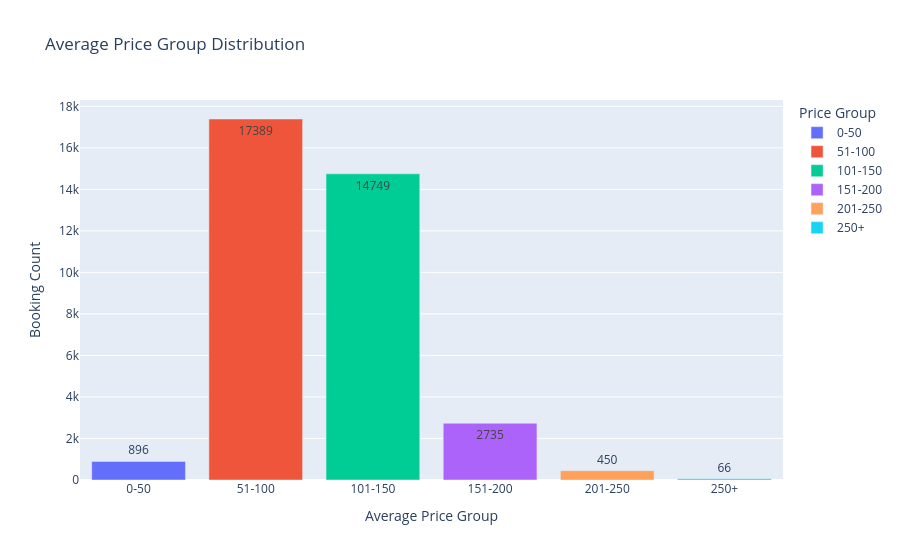

The notebook cell saved with this chart:
### Markdown cell above
Observation : I am not using Booking id so I drop the column.

### Code cell
import plotly.express as pltx

#Load dataset
df = pd.read_csv("./booking/booking.csv")

price_bins = [0, 50, 100, 150, 200, 250, float('inf')]
price_labels = ['0-50', '51-100', '101-150', '151-200', '201-250', '250+']

df['PriceBin'] = pd.cut(df['average price'], bins=price_bins, labels=price_labels, right=False)

price_counts = df['PriceBin'].value_counts().sort_index().reset_index()
price_counts.columns = ['Price Group', 'Booking Count']

plot = pltx.bar(price_counts, x='Price Group', y='Booking Count', title='Average Price Group Distribution', text ='Booking Count', color='Price Group')

plot.update_layout(
    xaxis_title='Average Price Group',
    yaxis_title='Booking Count',
    xaxis={'categoryorder':'array', 'categoryarray': price_labels}
)

plot.show()

### Figure 1 — Plotly figure (JSON) as saved in the notebook; plotly's stock layout.template omitted (floating-point values rounded to 4 significant figures)
{"data": [{"hovertemplate": "Price Group=%{x}<br>Booking Count=%{text}<extra></extra>", "legendgroup": "0-50", "marker": {"color": "#636efa", "pattern": {"shape": ""}}, "name": "0-50", "orientation": "v", "showlegend": true, "text": [896.0], "textposition": "auto", "type": "bar", "x": ["0-50"], "xaxis": "x", "y": [896], "yaxis": "y"}, {"hovertemplate": "Price Group=%{x}<br>Booking Count=%{text}<extra></extra>", "legendgroup": "51-100", "marker": {"color": "#EF553B", "pattern": {"shape": ""}}, "name": "51-100", "orientation": "v", "showlegend": true, "text": [17390.0], "textposition": "auto", "type": "bar", "x": ["51-100"], "xaxis": "x", "y": [17389], "yaxis": "y"}, {"hovertemplate": "Price Group=%{x}<br>Booking Count=%{text}<extra></extra>", "legendgroup": "101-150", "marker": {"color": "#00cc96", "pattern": {"shape": ""}}, "name": "101-150", "orientation": "v", "showlegend": true, "text": [14750.0], "textposition": "auto", "type": "bar", "x": ["101-150"], "xaxis": "x", "y": [14749], "yaxis": "y"}, {"hovertemplate": "Price Group=%{x}<br>Booking Count=%{text}<extra></extra>", "legendgroup": "151-200", "marker": {"color": "#ab63fa", "pattern": {"shape": ""}}, "name": "151-200", "orientation": "v", "showlegend": true, "text": [2735.0], "textposition": "auto", "type": "bar", "x": ["151-200"], "xaxis": "x", "y": [2735], "yaxis": "y"}, {"hovertemplate": "Price Group=%{x}<br>Booking Count=%{text}<extra></extra>", "legendgroup": "201-250", "marker": {"color": "#FFA15A", "pattern": {"shape": ""}}, "name": "201-250", "orientation": "v", "showlegend": true, "text": [450.0], "textposition": "auto", "type": "bar", "x": ["201-250"], "xaxis": "x", "y": [450], "yaxis": "y"}, {"hovertemplate": "Price Group=%{x}<br>Booking Count=%{text}<extra></extra>", "legendgroup": "250+", "marker": {"color": "#19d3f3", "pattern": {"shape": ""}}, "name": "250+", "orientation": "v", "showlegend": true, "text": [66.0], "textposition": "auto", "type": "bar", "x": ["250+"], "xaxis": "x", "y": [66], "yaxis": "y"}], "layout": {"barmode": "relative", "legend": {"title": {"text": "Price Group"}, "tracegroupgap": 0}, "title": {"text": "Average Price Group Distribution"}, "xaxis": {"anchor": "y", "categoryarray": ["0-50", "51-100", "101-150", "151-200", "201-250", "250+"], "categoryorder": "array", "domain": [0, 1], "title": {"text": "Average Price Group"}}, "yaxis": {"anchor": "x", "domain": [0, 1], "title": {"text": "Booking Count"}}}}
